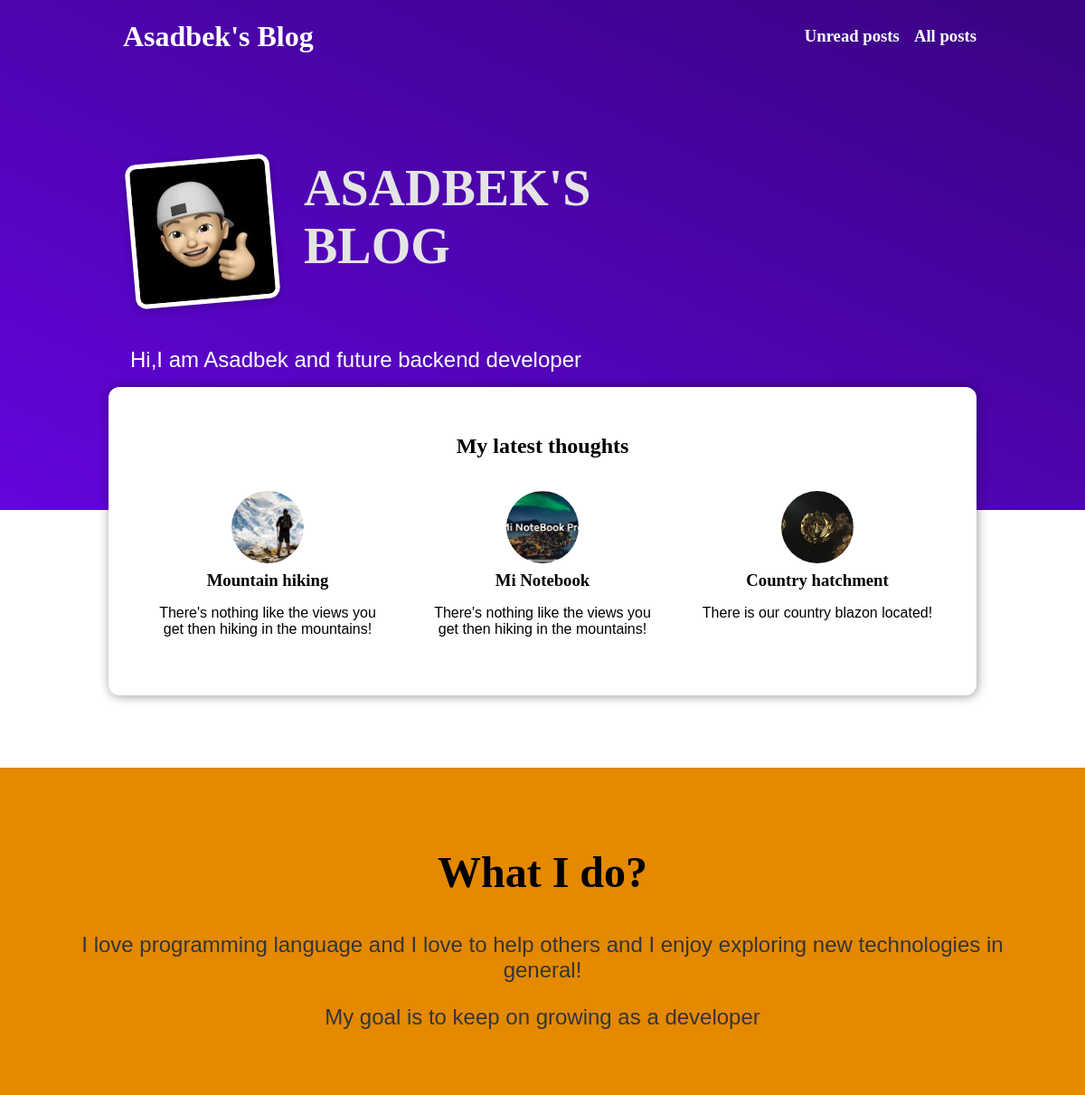
The page / on the database its author committed.
### blog/models.py (models this page shows, shortened)
class Post(models.Model):
   title = models.CharField(max_length=150)
   excerpt = models.CharField(max_length=200)
   date = models.DateField(auto_now=True)
   slug = models.SlugField(unique=True, db_index=True)
   content = models.TextField(validators=[MinLengthValidator(10)])
   author = models.ForeignKey(Author, on_delete=models.SET_NULL, null=True, related_name="posts")
   tags = models.ManyToManyField(Tag)
   image = models.ImageField(upload_to="posts", null=True)

### blog/views.py (the view)
# urls.py: path("", views.StartingPageView.as_view(), name="starting-page"),
class StartingPageView(ListView):
   template_name = "blog/index.html"
   model = Post
   ordering = ["-date"]
   context_object_name = "posts"
   def get_queryset(self):
      queryset = super().get_queryset()
      data = queryset[:3]
      return data

### blog/templates/blog/index.html (shortened to what this page needs)
{% extends "base.html" %}
{% load static %}
{% block css_files %}
   <link rel="stylesheet" href="{% static "blog/post.css"%}" />
   <link rel="stylesheet" href="{% static "blog/index.css" %}" />
{% endblock %}
{% block content %}
   <section id="welcome">
      <header>
         <img src="{% static "blog/image/me.jpg" %}" alt="Asadbek - The Author Of This Blog"/>
         <h2>ASADBEK'S BLOG </h2>
      </header>
      <p> Hi,I am Asadbek and future backend developer</p>
   </section>
   <section id="latest-posts">
      <h2> My latest thoughts </h2>
      <ul>
         {% for post in posts %}
            {% include  "blog/includes/post.html" %}
         {% endfor %}
      </ul>
   </section>
   <section id="about">
      <h2>What I do?</h2>
      <p> I love programming language and I love to help others and I enjoy
         exploring new technologies in general!</p>
      <p>My goal is to keep on growing as a developer</p>
   </section>
{% endblock %}

### blog/templates/blog/includes/post.html
<li>
   <article class="post">
      <a href="{% url "post-detail-page" post.slug %}">
         <img src="{{ post.image.url }}" alt="{{ post.title }}" />
         <div class="post__content">
            <h3>{{ post.title }}</h3>
            <p>{{ post.excerpt }}</p>
         </div>
      </a>
   </article>
</li>

### static/app.css (style rules this page uses)
html { font-family: 'Nunito', sans-serif; }
* { box-sizing: border-box; }
body { margin: 0; }
h1, h2, h3 { font-family: 'Nunito', serif; font-weight: bold; }

### blog/static/blog/post.css (style rules this page uses)
.post { display: flex; flex-direction: column; align-items: center; text-align: center; }
.post a { text-decoration: none; color: black; transition: all 0.2s ease; padding: 1rem; }
.post img { width: 5rem; height: 5rem; object-fit: cover; border-radius: 50%; }
.post h3 { margin: 0.25rem 0; }

### blog/static/blog/index.css (style rules this page uses)
#welcome { background: linear-gradient(to right top, #6305dd, #390281); padding: 8rem 12%; }
#welcome header { display: flex; align-items: flex-start; margin: 3rem auto; }
#welcome img { width: 10rem; height: 10rem; object-fit: cover; object-position: top; border: 5px solid white; border-radius: 12px; background-color: #ffe1bf; transform: rotateZ(-5deg); box-shadow: 0 2px 8px rgba(0, 0, 0, 0.25); }
#welcome h2 { font-size: 3.5rem; margin: 0 0 0 2rem; color: #e4e4e4; width: 10rem; }
#welcome p { color: white; font-size: 1.5rem; }
#latest-posts { background-color: white; padding: 2rem; border-radius: 12px; width: 60rem; margin: -8.5rem auto 2rem auto; box-shadow: 1px 1px 12px rgba(0, 0, 0, 0.4); }
#latest-posts h2 { text-align: center; }
#latest-posts ul { list-style: none; margin: 0; padding: 0; display: flex; gap: 1rem; }
#latest-posts li { flex: 1; }
#about { text-align: center; padding: 3rem; background-color: #e48900; margin-top: 5rem; }
#about h2 { font-size: 3rem; }
#about p { font-size: 1.5rem; color: #353535; }

### rows shown on the page
Post: image (picture), title "Mountain hiking", excerpt "There's nothing like the views you get then hiking in the mountains!"
Post: image (picture), title "Mi Notebook", excerpt "There's nothing like the views you get then hiking in the mountains!"
Post: image (picture), title "Country hatchment", excerpt "There is our country blazon located!"
